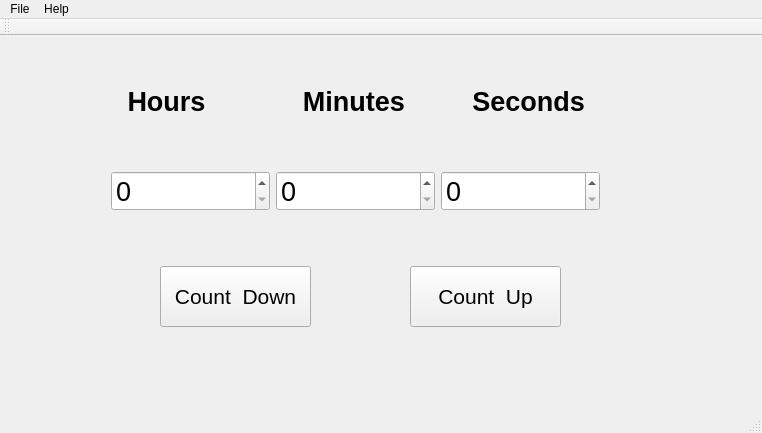
<?xml version="1.0" encoding="UTF-8"?>
<ui version="4.0">
 <class>timer</class>
 <widget class="QMainWindow" name="timer">
  <property name="geometry">
   <rect>
    <x>0</x>
    <y>0</y>
    <width>762</width>
    <height>433</height>
   </rect>
  </property>
  <property name="cursor">
   <cursorShape>CrossCursor</cursorShape>
  </property>
  <property name="windowTitle">
   <string>Count Up and Count Down Timers</string>
  </property>
  <widget class="QWidget" name="centralWidget">
   <widget class="QWidget" name="horizontalLayoutWidget">
    <property name="geometry">
     <rect>
      <x>100</x>
      <y>90</y>
      <width>511</width>
      <height>131</height>
     </rect>
    </property>
    <layout class="QHBoxLayout" name="horizontalLayout">
     <item>
      <widget class="QSpinBox" name="spinBox_h">
       <property name="enabled">
        <bool>true</bool>
       </property>
       <property name="minimumSize">
        <size>
         <width>0</width>
         <height>0</height>
        </size>
       </property>
       <property name="font">
        <font>
         <pointsize>20</pointsize>
        </font>
       </property>
       <property name="cursor">
        <cursorShape>CrossCursor</cursorShape>
       </property>
      </widget>
     </item>
     <item>
      <widget class="QSpinBox" name="spinBox_m">
       <property name="font">
        <font>
         <pointsize>20</pointsize>
        </font>
       </property>
      </widget>
     </item>
     <item>
      <widget class="QSpinBox" name="spinBox_s">
       <property name="font">
        <font>
         <pointsize>20</pointsize>
        </font>
       </property>
      </widget>
     </item>
    </layout>
   </widget>
   <widget class="QPushButton" name="pushButton_countdown">
    <property name="geometry">
     <rect>
      <x>160</x>
      <y>230</y>
      <width>151</width>
      <height>61</height>
     </rect>
    </property>
    <property name="font">
     <font>
      <pointsize>16</pointsize>
     </font>
    </property>
    <property name="text">
     <string>Count  Down</string>
    </property>
   </widget>
   <widget class="QLabel" name="label">
    <property name="geometry">
     <rect>
      <x>120</x>
      <y>50</y>
      <width>471</width>
      <height>31</height>
     </rect>
    </property>
    <property name="font">
     <font>
      <pointsize>20</pointsize>
      <weight>75</weight>
      <bold>true</bold>
     </font>
    </property>
    <property name="text">
     <string> Hours             Minutes         Seconds</string>
    </property>
   </widget>
   <widget class="QPushButton" name="countUp">
    <property name="geometry">
     <rect>
      <x>410</x>
      <y>230</y>
      <width>151</width>
      <height>61</height>
     </rect>
    </property>
    <property name="font">
     <font>
      <pointsize>16</pointsize>
     </font>
    </property>
    <property name="mouseTracking">
     <bool>false</bool>
    </property>
    <property name="text">
     <string>Count  Up</string>
    </property>
   </widget>
  </widget>
  <widget class="QStatusBar" name="statusBar"/>
  <widget class="QToolBar" name="toolBar">
   <property name="windowTitle">
    <string>toolBar</string>
   </property>
   <attribute name="toolBarArea">
    <enum>TopToolBarArea</enum>
   </attribute>
   <attribute name="toolBarBreak">
    <bool>false</bool>
   </attribute>
  </widget>
  <widget class="QMenuBar" name="menuBar">
   <property name="geometry">
    <rect>
     <x>0</x>
     <y>0</y>
     <width>762</width>
     <height>31</height>
    </rect>
   </property>
   <widget class="QMenu" name="menuFile">
    <property name="title">
     <string>File</string>
    </property>
    <addaction name="actionHello_Tony"/>
   </widget>
   <widget class="QMenu" name="menuHelp">
    <property name="title">
     <string>Help</string>
    </property>
    <addaction name="actionAbout"/>
   </widget>
   <addaction name="menuFile"/>
   <addaction name="menuHelp"/>
  </widget>
  <action name="actionAbout">
   <property name="text">
    <string>About</string>
   </property>
  </action>
  <action name="actionHello_Tony">
   <property name="text">
    <string>Hello Tony</string>
   </property>
  </action>
 </widget>
 <layoutdefault spacing="6" margin="11"/>
 <resources/>
 <connections>
  <connection>
   <sender>pushButton_countdown</sender>
   <signal>clicked()</signal>
   <receiver>timer</receiver>
   <slot>countdownStart()</slot>
   <hints>
    <hint type="sourcelabel">
     <x>172</x>
     <y>165</y>
    </hint>
    <hint type="destinationlabel">
     <x>253</x>
     <y>195</y>
    </hint>
   </hints>
  </connection>
  <connection>
   <sender>countUp</sender>
   <signal>clicked()</signal>
   <receiver>timer</receiver>
   <slot>countupStart()</slot>
   <hints>
    <hint type="sourcelabel">
     <x>143</x>
     <y>198</y>
    </hint>
    <hint type="destinationlabel">
     <x>141</x>
     <y>225</y>
    </hint>
   </hints>
  </connection>
 </connections>
 <slots>
  <slot>countdownStart()</slot>
  <slot>countupStart()</slot>
 </slots>
</ui>
